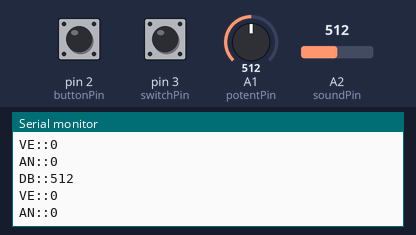
Bench run of a sketch on a simulated Arduino Uno, built with avr-gcc and run on an emulated ATmega328P. Parts: the last lines printed to the serial monitor. Inputs (shaded band) come from the test bench; at power-on: A2 (soundPin) = 512, pin 2 (buttonPin) LOW, pin 3 (switchPin) LOW, A1 (potentPin) = 512.

Above: at 1.2 s.
1.3 s: A2 (soundPin) set to 104
At 2.3 s:
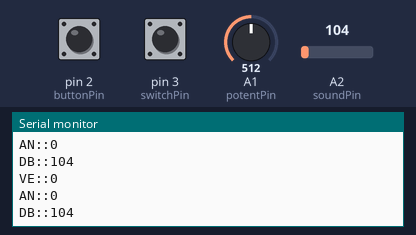
2.8 s: A2 (soundPin) set to 92
At 3.8 s:
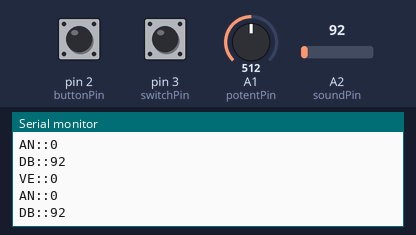
Timing chart, 0 to 5.8 s (numbered marks = the images above; inputs shaded):
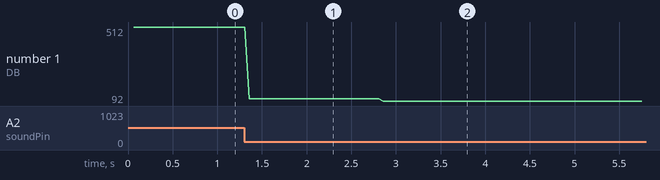

Measured:
- after the input at 1.3 s, the serial monitor: prints a new line after 0.06 s (image 1)
- after the input at 2.8 s, the serial monitor: prints a new line after 0.06 s (image 2)
- plotted number 1: 512 → 104 after the input at 1.3 s, 104 → 92 after the input at 2.8 s

The sketch:

arduino.ino
```cpp
#define LOOP_DELAY      2
#define SENDING_DELAY   50
#define LAMBDA          0.2   // smoothing parameter < 1

#define ANGLE_PREFIX      "AN::"
#define VELOCITY_PREFIX   "VE::"
#define SOUND_PREFIX      "DB::"

// set pin numbers:
const int buttonPin = 2;       // calibration button pin
const int switchPin = 3;      // lead switch pin
const int potentPin = A1;     // analog input pin for potentiomenter
const int soundPin = A2;      // analog input pin for soundsensor

// variables will change:
int buttonState = 0;          // variable for reading the button status
int switchState = 0;          // variable for reading the lead switch status
int potentValue = 0;          // value read from the pot
int soundLevel = 0;           // value from sound sensor

int switchStateLast = 0;      // switch value of t-1

// timers
unsigned long data_timer;
unsigned long velo_timer;

// variable for velocity
unsigned int  cnt;
unsigned long velocity;

// variable for zero calibration
int zeropoint = 512;

void setup() {

  // initialize timer
  data_timer = 0;
  velo_timer = 0;

  // initialize velocity (cycle per second)
  cnt = 0;
  velocity = 0;

  // initialize the pushbutton pin as an input:
  pinMode(switchPin, INPUT);

  // initialize serial
  Serial.begin(9600);
}

void loop() {

  // read the state of the calibration button value
  buttonState = digitalRead(buttonPin);

  // read the state of the lead switch value
  switchState = digitalRead(switchPin);

  // potentValue
  // 0 - 1023
  potentValue = analogRead(potentPin);

  // soundLevel
  soundLevel = analogRead(soundPin);

  unsigned long current_time = millis();

  if (switchState == 1 && switchStateLast == 0) {
    cnt++;
  } else {
    // for debug
    //Serial.println("button not pressed");
  }

  if (buttonState) {
    // calibration angle
    caliZero();
  }

  if (current_time - data_timer > SENDING_DELAY) {
    // calculate velocity
    calcVelo();

    // invoke sendVelData per 50 ms
    sendVelData();

    // invoke sendPotData per 50 ms
    sendPotData();

    // invoke sendSndData per 50ms
    sendSndData();

    // update data_timer
    data_timer = current_time;
  }

  // adjust delay
  delay(LOOP_DELAY);

  // last state update
  switchStateLast = switchState;
}

void calcVelo() {
  velocity = cnt;
//  velocity = 1000 * LAMBDA * cnt / SENDING_DELAY + (1 - LAMBDA) * velocity;
  cnt = 0;
}

void caliZero() {
  zeropoint = potentValue;
}

void sendVelData() {
  Serial.println(VELOCITY_PREFIX + String(velocity));
}

void sendPotData() {
  Serial.println(ANGLE_PREFIX + String(potentValue - zeropoint));
}

void sendSndData() {
  Serial.println(SOUND_PREFIX + String(soundLevel));
}
```
